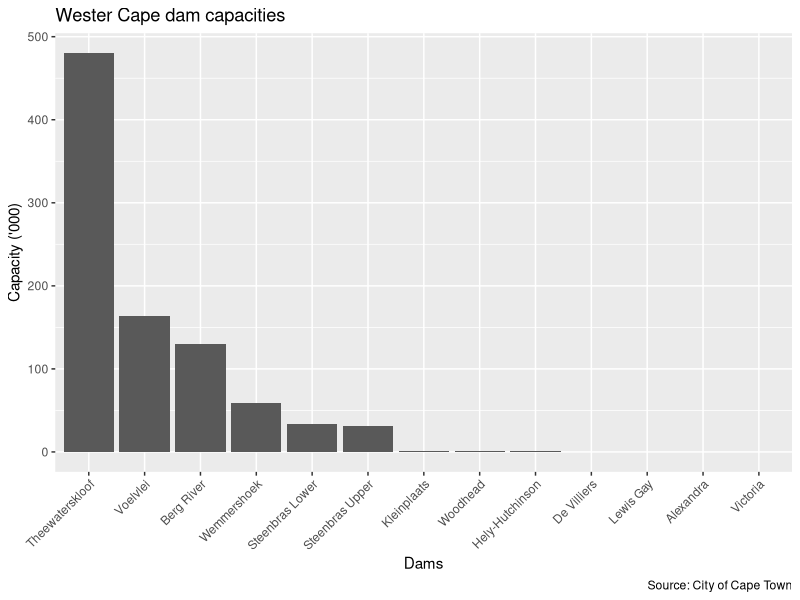
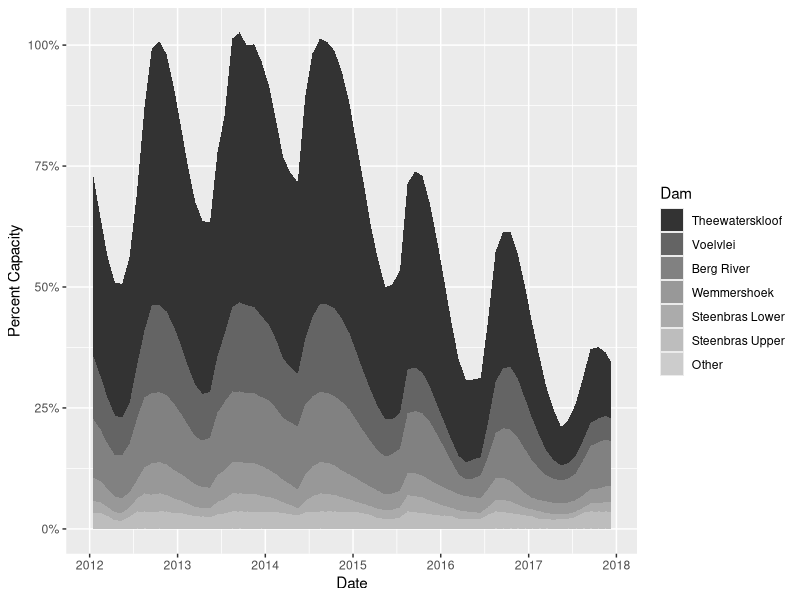
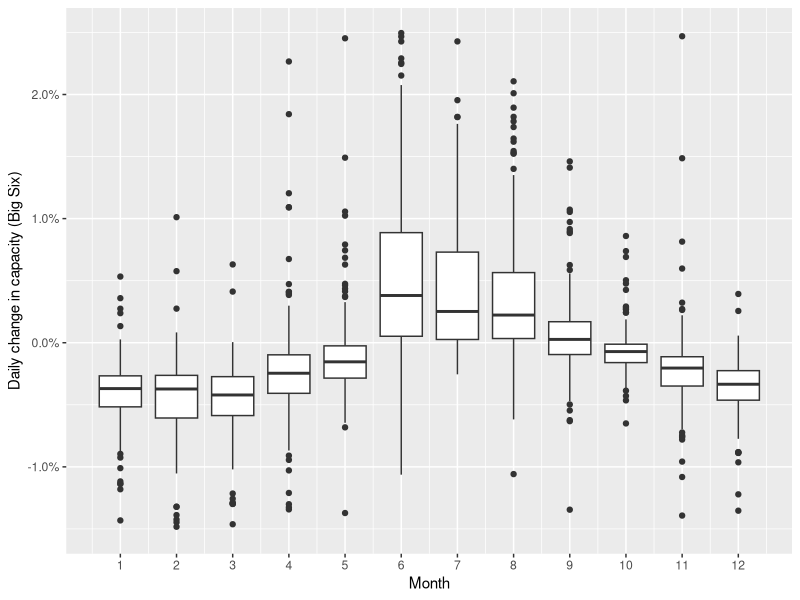
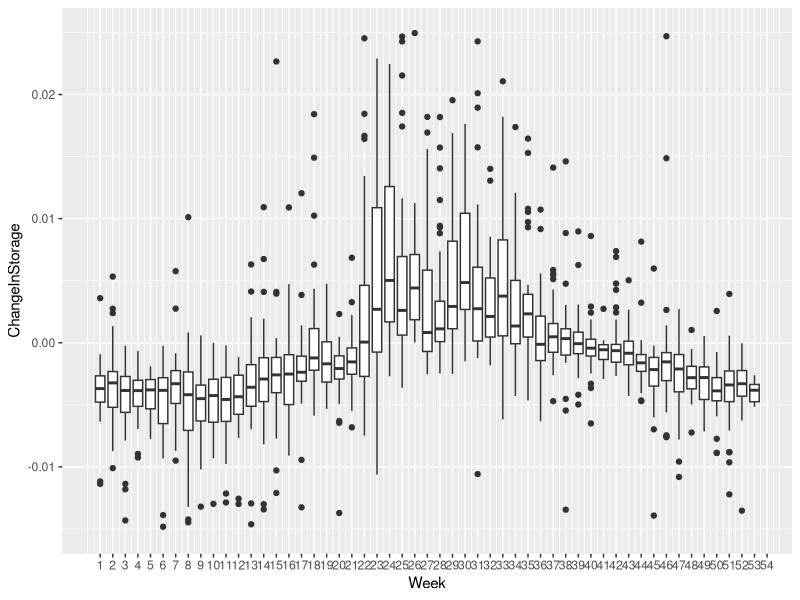
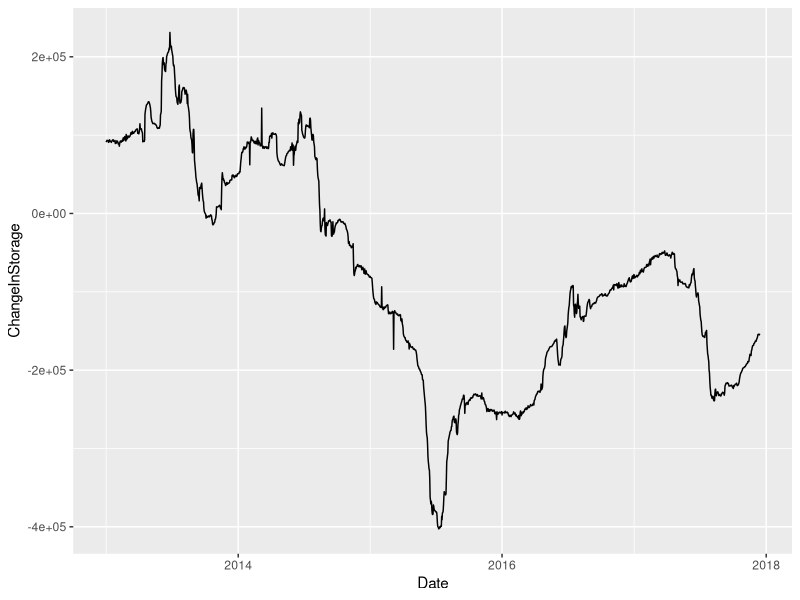
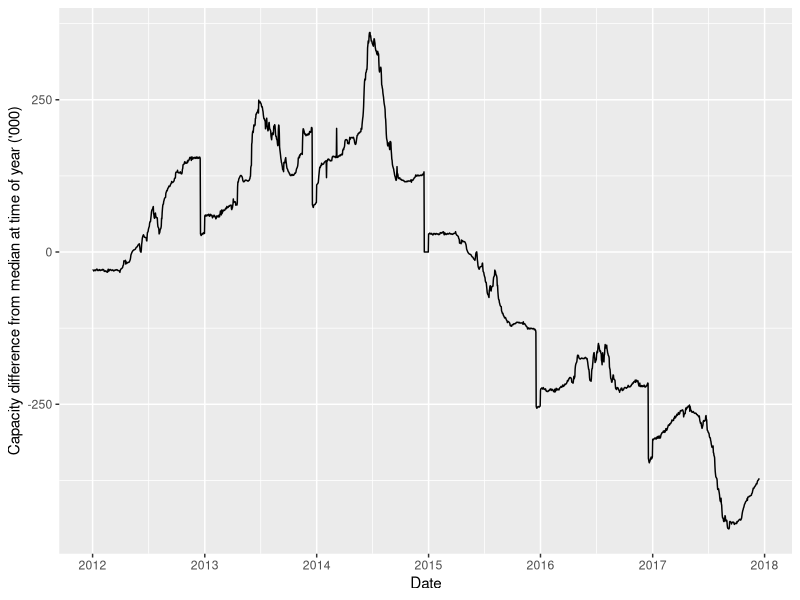

These charts were generated, in order, by the following R code:
## ---- chunk 1
library(tidyverse)
library(lubridate)
library(knitr)
library(forcats)
## ---- chunk 2
StorageLong<-read.csv("Data/Clean_WC_Dam_Levels.csv",stringsAsFactors = F) %>% 
  mutate(Date=ymd(Date)) 

StorageLong %>% 
  head(10) %>% 
  kable()
## ---- chunk 3
StorageLong %>% 
  select(Dam,Capacity) %>% 
  distinct() %>% 
  arrange(desc(Capacity)) %>% 
  ggplot() +
  geom_col(aes(x=fct_rev(fct_reorder(Dam,Capacity)),y=Capacity)) +
  theme(axis.text.x = element_text(angle=45,vjust = 1,hjust = 1)) +
  xlab("Dams") +
  ylab("Capacity ('000)") +
  scale_y_continuous(labels = function(x){x/1000}) +
  labs(title = "Wester Cape dam capacities") +
  labs(caption = "Source: City of Cape Town")
## ---- chunk 4
BigSixCapacities<-StorageLong %>% 
  select(Dam,Capacity) %>% 
  distinct() %>% 
  arrange(desc(Capacity)) %>% 
  mutate(Dam=fct_lump(fct_rev(fct_reorder(Dam,Capacity)),6,ties.method = "first")) %>% 
  group_by(Dam) %>% 
  summarise(Capacity=sum(Capacity,na.rm=T))

write.csv(BigSixCapacities,file = "Data/BigSixCapacities.csv")

BigSixCapacities %>% 
  kable()
## ---- chunk 5
StorageLong %>% 
  select(Dam,Capacity) %>% 
  distinct() %>% 
  arrange(desc(Capacity)) %>% 
  mutate(Dam_Other=fct_lump(fct_reorder(Dam,Capacity,.desc = T),6,ties.method = "first")) %>% 
  kable()
## ---- chunk 6
StorageLong %>% 
  mutate(Dam_Other=fct_lump(fct_reorder(Dam,Capacity,.desc = T),6,ties.method = "first")) %>% 
  mutate(Year=year(Date),Month=month(Date)) %>% 
  group_by(Dam,Year,Month,Dam_Other) %>% 
  summarise(PercentTotalCapacity=median(PercentTotalCapacity,na.rm=T),Date=median(Date,na.rm=T)) %>% 
  ungroup() %>% 
  ggplot() +
  geom_area(aes(x=Date,y=PercentTotalCapacity,fill=Dam_Other),position = "stack") +
  scale_fill_grey() +
  scale_y_continuous(labels = scales::percent) +
  scale_x_date(date_breaks =  "1 year",date_labels = "%Y") +
  ylab("Percent Capacity") +
  guides(fill=guide_legend(title = "Dam")) 
## ---- chunk 7
SeasonalMonthData<-StorageLong %>% 
  mutate(Dam_Other=fct_lump(fct_reorder(Dam,Capacity,.desc = T),6,ties.method = "first")) %>% 
  mutate(Year=year(Date),Month=month(Date)) %>% 
  group_by(Dam,Year,Month,Dam_Other,Capacity) %>% 
  summarise(PercentTotalCapacity=median(PercentTotalCapacity,na.rm=T),Date=median(Date,na.rm=T))

write.csv(SeasonalMonthData,file="Data/SeasonalMonthData.csv")

SeasonalMonthData %>% 
  head(10) %>% 
  kable()
## ---- chunk 8
StorageLong %>% 
  arrange(desc(Capacity)) %>% 
  ungroup() %>% 
  mutate(Dam=fct_lump(fct_rev(fct_reorder(Dam,Capacity)),n=6,ties.method = "first")) %>% 
  filter(Dam!="Other") %>% 
  group_by(Date) %>% 
  summarise(Storage=sum(Storage,na.rm=T)) %>% 
  mutate(ChangeInStorage=(Storage-lag(Storage))/Storage) %>%
  arrange(ChangeInStorage) %>% 
  mutate(Month=month(Date)) %>% 
  ggplot(aes(x=Month,y=ChangeInStorage)) +
  geom_boxplot(aes(group=Month)) +
  scale_x_continuous(breaks = 1:12) +
  scale_y_continuous(limits = c(-0.015,0.025),labels = scales::percent) +
  ylab("Daily change in capacity (Big Six)")
## ---- chunk 9
StorageLong %>% 
  arrange(desc(Capacity)) %>% 
  ungroup() %>% 
  mutate(Dam=fct_lump(fct_rev(fct_reorder(Dam,Capacity)),n=6,ties.method = "first")) %>% 
  filter(Dam!="Other") %>% 
  group_by(Date) %>% 
  summarise(Storage=sum(Storage,na.rm=T)) %>% 
  mutate(ChangeInStorage=(Storage-lag(Storage))/Storage) %>%
  arrange(ChangeInStorage) %>% 
  mutate(Week=week(Date)) %>% 
  ggplot(aes(x=Week,y=ChangeInStorage)) +
  geom_boxplot(aes(group=Week)) +
  scale_x_continuous(breaks = 1:54) +
  scale_y_continuous(limits = c(-0.015,0.025))
## ---- chunk 10
StorageLong %>% 
  arrange(desc(Capacity)) %>% 
  ungroup() %>% 
  mutate(Dam=fct_lump(fct_rev(fct_reorder(Dam,Capacity)),n=6,ties.method = "first")) %>% 
  filter(Dam!="Other") %>% 
  group_by(Date) %>% 
  summarise(Storage=sum(Storage,na.rm=T)) %>% 
  mutate(ChangeInStorage=(Storage-lag(Storage,n = 365))) %>% 
  filter(!is.na(ChangeInStorage)) %>% 
  filter(Storage!=0) %>% 
  ggplot(aes(x=Date,y=ChangeInStorage))+
  geom_line(na.rm = T)

## ---- chunk 11
StorageLong %>% 
  arrange(desc(Capacity)) %>% 
  ungroup() %>% 
  mutate(Dam=fct_lump(fct_rev(fct_reorder(Dam,Capacity)),n=6,ties.method = "first")) %>% 
  filter(Dam!="Other") %>% 
  group_by(Date) %>% 
  summarise(Storage=sum(Storage,na.rm=T)) %>% 
  mutate(DateDayMonth=make_date(1990, month(Date), day(Date))) %>% 
  group_by(DateDayMonth) %>% 
  mutate(AvrStorage=median(Storage,na.rm=T)) %>% 
  mutate(StorageDiff=(Storage-AvrStorage)) %>% 
  filter(!is.na(DateDayMonth)) %>% 
  filter(Storage!=0) %>% 
  #View()
  ggplot(aes(x=Date,y=StorageDiff)) +
  geom_line(na.rm = T) +
  scale_x_date(date_breaks = "1 year",date_labels  = "%Y") +
  scale_y_continuous(labels = function(x){x/1000}) +
  ylab("Capacity difference from median at time of year ('000)") 

